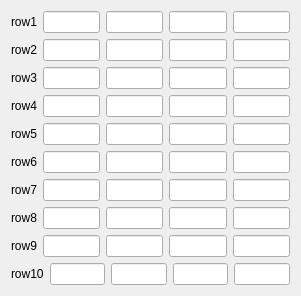
         <widget class="QWidget" name="scrollAreaWidgetContents_4">
          <property name="geometry">
           <rect>
            <x>0</x>
            <y>0</y>
            <width>301</width>
            <height>294</height>
           </rect>
          </property>
          <layout class="QGridLayout" name="gridLayout_4">
           <item row="0" column="0">
            <layout class="QVBoxLayout" name="verticalLayout_8">
             <item>
              <layout class="QHBoxLayout" name="horizontalLayout_43">
               <item>
                <widget class="QLabel" name="label_55">
                 <property name="text">
                  <string>row1</string>
                 </property>
                </widget>
               </item>
               <item>
                <widget class="QLineEdit" name="lineEdit_171"/>
               </item>
               <item>
                <widget class="QLineEdit" name="lineEdit_172"/>
               </item>
               <item>
                <widget class="QLineEdit" name="DevD_Row1Byte2"/>
               </item>
               <item>
                <widget class="QLineEdit" name="DevD_Row1Byte1"/>
               </item>
              </layout>
             </item>
             <item>
              <layout class="QHBoxLayout" name="horizontalLayout_44">
               <item>
                <widget class="QLabel" name="label_56">
                 <property name="text">
                  <string>row2</string>
                 </property>
                </widget>
               </item>
               <item>
                <widget class="QLineEdit" name="lineEdit_174"/>
               </item>
               <item>
                <widget class="QLineEdit" name="lineEdit_175"/>
               </item>
               <item>
                <widget class="QLineEdit" name="DevD_Row2Byte2"/>
               </item>
               <item>
                <widget class="QLineEdit" name="DevD_Row2Byte1"/>
               </item>
              </layout>
             </item>
             <item>
              <layout class="QHBoxLayout" name="horizontalLayout_45">
               <item>
                <widget class="QLabel" name="label_57">
                 <property name="text">
                  <string>row3</string>
                 </property>
                </widget>
               </item>
               <item>
                <widget class="QLineEdit" name="lineEdit_177"/>
               </item>
               <item>
                <widget class="QLineEdit" name="lineEdit_178"/>
               </item>
               <item>
                <widget class="QLineEdit" name="DevD_Row3Byte2"/>
               </item>
               <item>
                <widget class="QLineEdit" name="DevD_Row3Byte1"/>
               </item>
              </layout>
             </item>
             <item>
              <layout class="QHBoxLayout" name="horizontalLayout_46">
               <item>
                <widget class="QLabel" name="label_58">
                 <property name="text">
                  <string>row4</string>
                 </property>
                </widget>
               </item>
               <item>
                <widget class="QLineEdit" name="lineEdit_180"/>
               </item>
               <item>
                <widget class="QLineEdit" name="lineEdit_181"/>
               </item>
               <item>
                <widget class="QLineEdit" name="DevD_Row4Byte2"/>
               </item>
               <item>
                <widget class="QLineEdit" name="DevD_Row4Byte1"/>
               </item>
              </layout>
             </item>
             <item>
              <layout class="QHBoxLayout" name="horizontalLayout_47">
               <item>
                <widget class="QLabel" name="label_59">
                 <property name="text">
                  <string>row5</string>
                 </property>
                </widget>
               </item>
               <item>
                <widget class="QLineEdit" name="lineEdit_184"/>
               </item>
               <item>
                <widget class="QLineEdit" name="lineEdit_185"/>
               </item>
               <item>
                <widget class="QLineEdit" name="DevD_Row5Byte2"/>
               </item>
               <item>
                <widget class="QLineEdit" name="DevD_Row5Byte1"/>
               </item>
              </layout>
             </item>
             <item>
              <layout class="QHBoxLayout" name="horizontalLayout_48">
               <item>
                <widget class="QLabel" name="label_60">
                 <property name="text">
                  <string>row6</string>
                 </property>
                </widget>
               </item>
               <item>
                <widget class="QLineEdit" name="lineEdit_188"/>
               </item>
               <item>
                <widget class="QLineEdit" name="lineEdit_189"/>
               </item>
               <item>
                <widget class="QLineEdit" name="DevD_Row6Byte2"/>
               </item>
               <item>
                <widget class="QLineEdit" name="DevD_Row6Byte1"/>
               </item>
              </layout>
             </item>
             <item>
              <layout class="QHBoxLayout" name="horizontalLayout_49">
               <item>
                <widget class="QLabel" name="label_61">
                 <property name="text">
                  <string>row7</string>
                 </property>
                </widget>
               </item>
               <item>
                <widget class="QLineEdit" name="lineEdit_34"/>
               </item>
               <item>
                <widget class="QLineEdit" name="lineEdit_35"/>
               </item>
               <item>
                <widget class="QLineEdit" name="DevD_Row7Byte2"/>
               </item>
               <item>
                <widget class="QLineEdit" name="DevD_Row7Byte1"/>
               </item>
              </layout>
             </item>
             <item>
              <layout class="QHBoxLayout" name="horizontalLayout_50">
               <item>
                <widget class="QLabel" name="label_62">
                 <property name="text">
                  <string>row8</string>
                 </property>
                </widget>
               </item>
               <item>
                <widget class="QLineEdit" name="lineEdit_192"/>
               </item>
               <item>
                <widget class="QLineEdit" name="lineEdit_193"/>
               </item>
               <item>
                <widget class="QLineEdit" name="DevD_Row8Byte2"/>
               </item>
               <item>
                <widget class="QLineEdit" name="DevD_Row8Byte1"/>
               </item>
              </layout>
             </item>
             <item>
              <layout class="QHBoxLayout" name="horizontalLayout_51">
               <item>
                <widget class="QLabel" name="label_63">
                 <property name="text">
                  <string>row9</string>
                 </property>
                </widget>
               </item>
               <item>
                <widget class="QLineEdit" name="lineEdit_195"/>
               </item>
               <item>
                <widget class="QLineEdit" name="lineEdit_196"/>
               </item>
               <item>
                <widget class="QLineEdit" name="DevD_Row9Byte2"/>
               </item>
               <item>
                <widget class="QLineEdit" name="DevD_Row9Byte1"/>
               </item>
              </layout>
             </item>
             <item>
              <layout class="QHBoxLayout" name="horizontalLayout_52">
               <item>
                <widget class="QLabel" name="label_64">
                 <property name="text">
                  <string>row10</string>
                 </property>
                </widget>
               </item>
               <item>
                <widget class="QLineEdit" name="lineEdit_198"/>
               </item>
               <item>
                <widget class="QLineEdit" name="lineEdit_199"/>
               </item>
               <item>
                <widget class="QLineEdit" name="DevD_Row10Byte2"/>
               </item>
               <item>
                <widget class="QLineEdit" name="DevD_Row10Byte1"/>
               </item>
              </layout>
             </item>
            </layout>
           </item>
          </layout>
         </widget>
